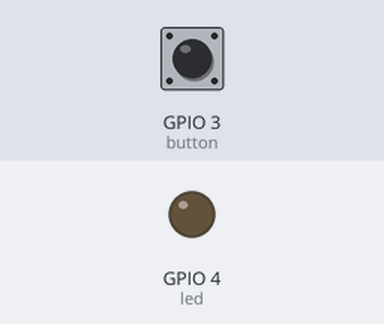
This program was run on a simulated Raspberry Pi (BCM pin numbers). Shown: output pins drawn as LEDs (lit = HIGH). Dashed ring = blinking. Inputs (shaded band) come from the test bench; at power-on: GPIO 3 (button) HIGH. The run ends when the program shuts the computer down; what the program prints to the terminal is not drawn. At 5.9 s the program puts the board to deep sleep or switches it off; the recording ends there.

Above: at 1.2 s.
1.3 s: GPIO 3 (button) pulled LOW for 0.15 s
At 1.37 s:
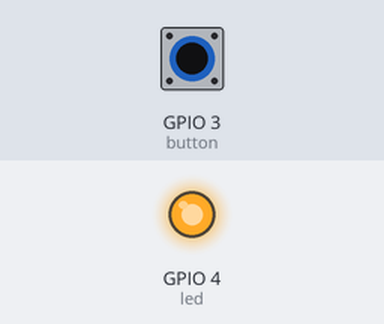
2.9 s: GPIO 3 (button) driven LOW
At 3.15 s:
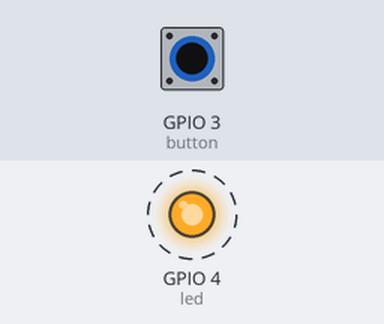
Timing chart, 0 to 5.9 s (numbered marks = the images above; inputs shaded):
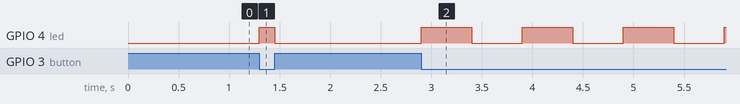

Measured:
- after the input at 1.3 s, GPIO 4 (led): LOW → HIGH at once, → LOW 0.15 s later
- after the input at 2.9 s, GPIO 4 (led): alternates HIGH for 0.50 s and LOW for 0.50 s, starting at once

The program:

power-switch.py
```python
#!/usr/bin/env python
"""Script for shutdown and reboot"""

from gpiozero import Button, LED
from signal import pause
from subprocess import call

__author__ = "Wouter Scherpereel"

# the if-statement will be executed when this is the main-program
if __name__ == '__main__':
    def Shutdown():
        """Shutdown the raspberry Pi"""
        call('sudo shutdown -h now', shell=True)

    def WhenPressed():
        """starts blinking with 1/2 second rate"""
        led.blink(on_time=0.5, off_time=0.5)

    def WhenReleased():
        """turn the led off when the button is released"""
        led.off()

    led = LED(4)
    # the length (in seconds) to wait after the device is activated
    holdTime = 3
    button = Button(3, hold_time=holdTime)
    # The function to run when the button is presses/released
    button.when_pressed = WhenPressed
    button.when_released = WhenReleased
    # The function to run when the device remained active for hold_time seconds
    button.when_held = Shutdown
    # keeps the script running until it is terminated (never)
    pause()
```
